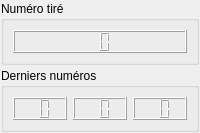
                                                 <widget class="QFrame" name="lastNumbersDisplay">
                                                     <property name="sizePolicy">
                                                         <sizepolicy hsizetype="Preferred" vsizetype="Preferred">
                                                             <horstretch>0</horstretch>
                                                             <verstretch>1</verstretch>
                                                         </sizepolicy>
                                                     </property>
                                                     <property name="frameShape">
                                                         <enum>QFrame::NoFrame</enum>
                                                     </property>
                                                     <property name="frameShadow">
                                                         <enum>QFrame::Raised</enum>
                                                     </property>
                                                     <layout class="QVBoxLayout" name="verticalLayout_4">
                                                         <property name="spacing">
                                                             <number>3</number>
                                                         </property>
                                                         <property name="leftMargin">
                                                             <number>1</number>
                                                         </property>
                                                         <property name="topMargin">
                                                             <number>1</number>
                                                         </property>
                                                         <property name="rightMargin">
                                                             <number>1</number>
                                                         </property>
                                                         <property name="bottomMargin">
                                                             <number>1</number>
                                                         </property>
                                                         <item>
                                                             <widget class="QGroupBox" name="groupBox_11">
                                                                 <property name="sizePolicy">
                                                                     <sizepolicy hsizetype="Preferred"
                                                                                 vsizetype="Preferred">
                                                                         <horstretch>0</horstretch>
                                                                         <verstretch>3</verstretch>
                                                                     </sizepolicy>
                                                                 </property>
                                                                 <property name="minimumSize">
                                                                     <size>
                                                                         <width>0</width>
                                                                         <height>0</height>
                                                                     </size>
                                                                 </property>
                                                                 <property name="maximumSize">
                                                                     <size>
                                                                         <width>16777215</width>
                                                                         <height>16777215</height>
                                                                     </size>
                                                                 </property>
                                                                 <property name="title">
                                                                     <string>Numéro tiré</string>
                                                                 </property>
                                                                 <layout class="QGridLayout" name="gridLayout_12">
                                                                     <item row="0" column="0">
                                                                         <widget class="QLCDNumber" name="CurrentDraw">
                                                                             <property name="minimumSize">
                                                                                 <size>
                                                                                     <width>0</width>
                                                                                     <height>0</height>
                                                                                 </size>
                                                                             </property>
                                                                             <property name="maximumSize">
                                                                                 <size>
                                                                                     <width>16777215</width>
                                                                                     <height>16777215</height>
                                                                                 </size>
                                                                             </property>
                                                                             <property name="digitCount">
                                                                                 <number>2</number>
                                                                             </property>
                                                                         </widget>
                                                                     </item>
                                                                 </layout>
                                                             </widget>
                                                         </item>
                                                         <item>
                                                             <widget class="QGroupBox" name="groupBox_12">
                                                                 <property name="sizePolicy">
                                                                     <sizepolicy hsizetype="Preferred"
                                                                                 vsizetype="Preferred">
                                                                         <horstretch>0</horstretch>
                                                                         <verstretch>1</verstretch>
                                                                     </sizepolicy>
                                                                 </property>
                                                                 <property name="minimumSize">
                                                                     <size>
                                                                         <width>0</width>
                                                                         <height>0</height>
                                                                     </size>
                                                                 </property>
                                                                 <property name="maximumSize">
                                                                     <size>
                                                                         <width>16777215</width>
                                                                         <height>16777215</height>
                                                                     </size>
                                                                 </property>
                                                                 <property name="title">
                                                                     <string>Derniers numéros</string>
                                                                 </property>
                                                                 <layout class="QGridLayout" name="gridLayout_13">
                                                                     <item row="0" column="0">
                                                                         <widget class="QLCDNumber" name="LastNumber1">
                                                                             <property name="minimumSize">
                                                                                 <size>
                                                                                     <width>0</width>
                                                                                     <height>0</height>
                                                                                 </size>
                                                                             </property>
                                                                             <property name="maximumSize">
                                                                                 <size>
                                                                                     <width>16777215</width>
                                                                                     <height>16777215</height>
                                                                                 </size>
                                                                             </property>
                                                                             <property name="digitCount">
                                                                                 <number>2</number>
                                                                             </property>
                                                                         </widget>
                                                                     </item>
                                                                     <item row="0" column="1">
                                                                         <widget class="QLCDNumber" name="LastNumber2">
                                                                             <property name="minimumSize">
                                                                                 <size>
                                                                                     <width>0</width>
                                                                                     <height>0</height>
                                                                                 </size>
                                                                             </property>
                                                                             <property name="maximumSize">
                                                                                 <size>
                                                                                     <width>16777215</width>
                                                                                     <height>16777215</height>
                                                                                 </size>
                                                                             </property>
                                                                             <property name="digitCount">
                                                                                 <number>2</number>
                                                                             </property>
                                                                         </widget>
                                                                     </item>
                                                                     <item row="0" column="2">
                                                                         <widget class="QLCDNumber" name="LastNumber3">
                                                                             <property name="minimumSize">
                                                                                 <size>
                                                                                     <width>0</width>
                                                                                     <height>0</height>
                                                                                 </size>
                                                                             </property>
                                                                             <property name="maximumSize">
                                                                                 <size>
                                                                                     <width>16777215</width>
                                                                                     <height>16777215</height>
                                                                                 </size>
                                                                             </property>
                                                                             <property name="digitCount">
                                                                                 <number>2</number>
                                                                             </property>
                                                                         </widget>
                                                                     </item>
                                                                 </layout>
                                                             </widget>
                                                         </item>
                                                     </layout>
                                                 </widget>
